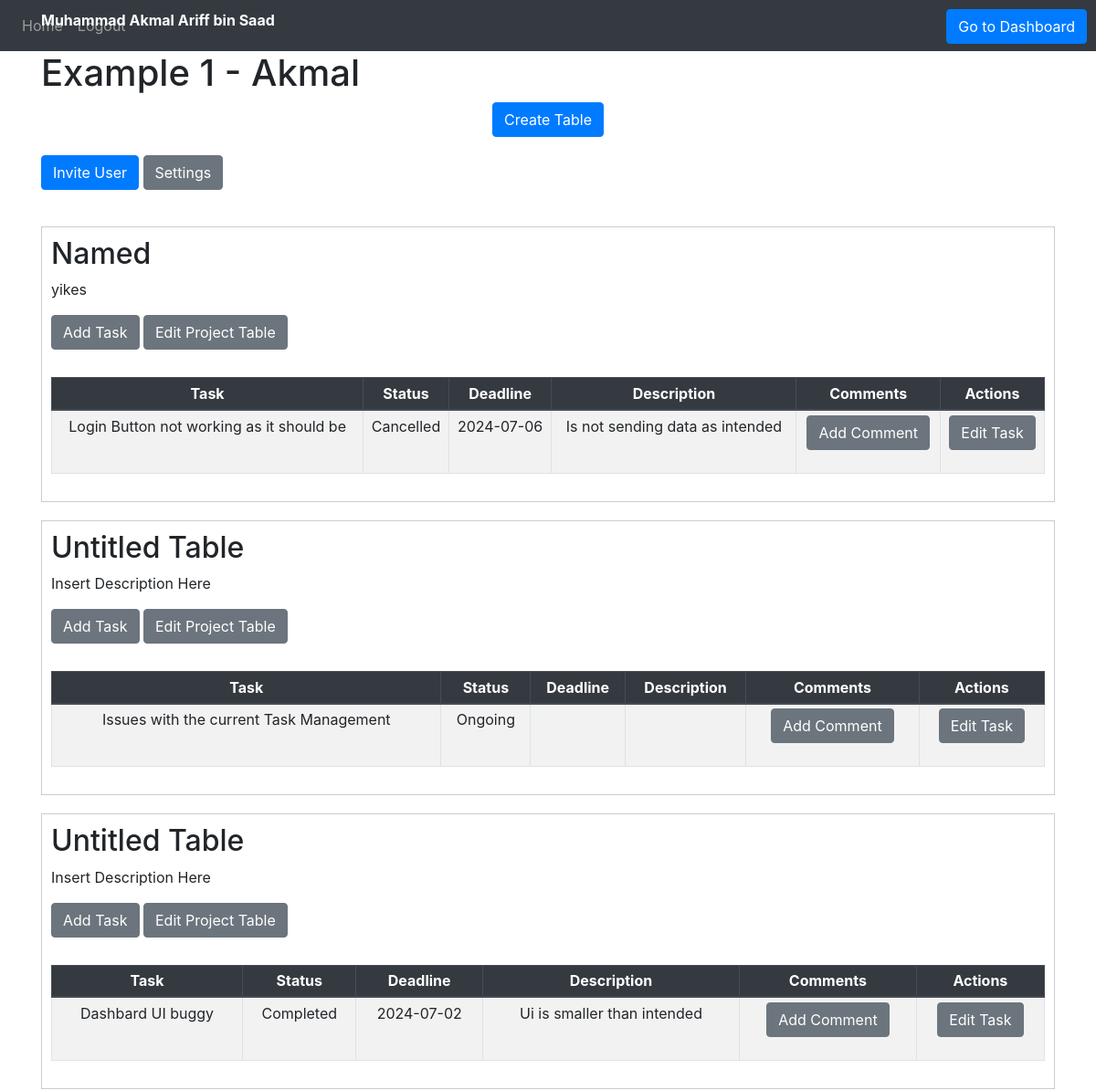
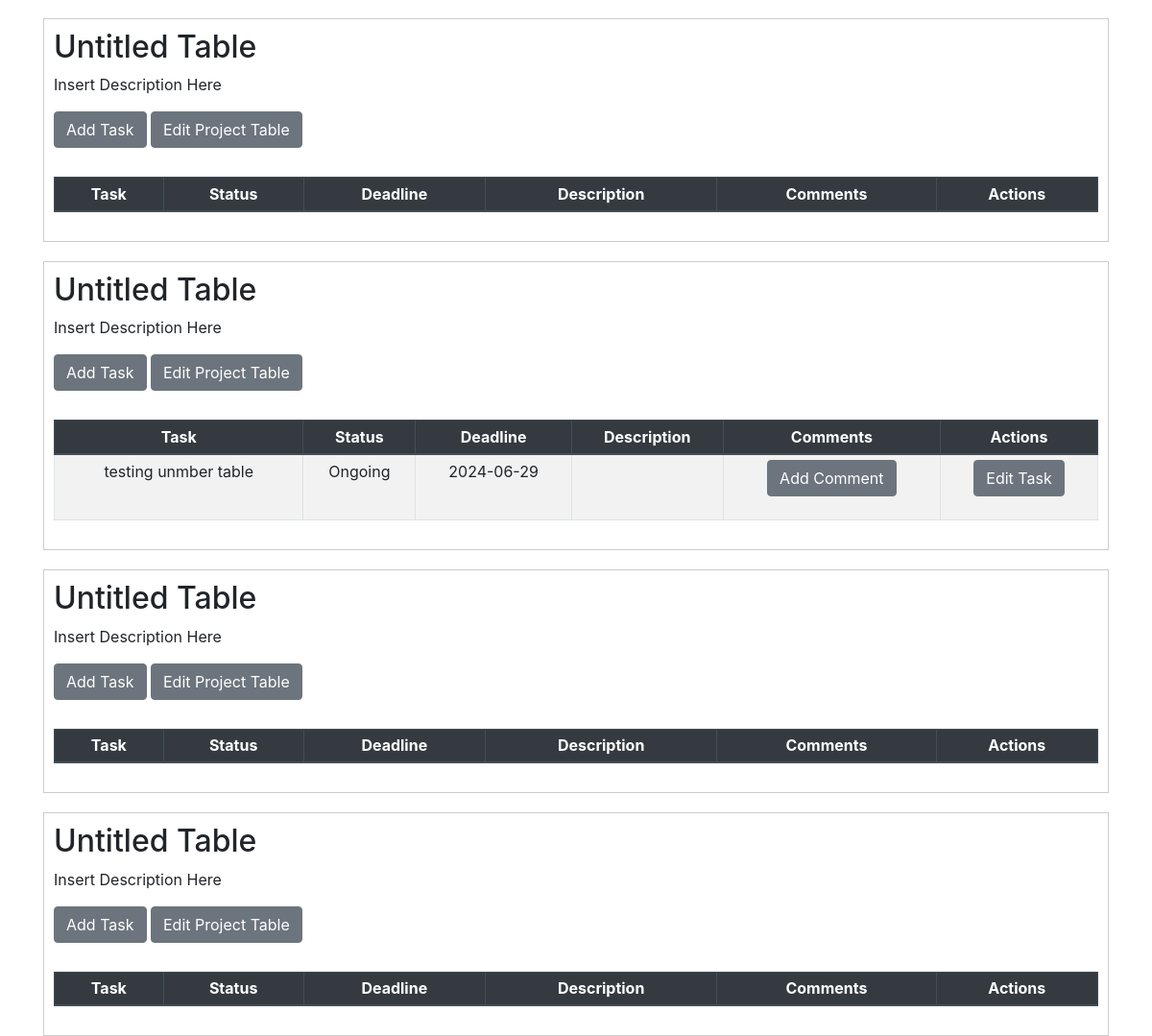
/taskmanagement?project_id=1 (signed in), run on the app's committed database (2 pictures, top to bottom).
### Website/models.py (models this page shows)
class User(db.Model, UserMixin):
    id = db.Column(db.Integer, primary_key=True)
    email = db.Column(db.String(150), unique=True)
    password = db.Column(db.String(150))
    first_name = db.Column(db.String(150))
    notes = db.relationship('Note', foreign_keys='Note.user_id')
    tasks = db.relationship('Task', foreign_keys='Task.user_id')
    comments = db.relationship('Comment', foreign_keys='Comment.user_id')
    project_tables = db.relationship('Projecttable', foreign_keys='Projecttable.user_id')
    project = db.relationship('Project',foreign_keys='Project.user_id')
    shared_project = db.relationship('SharedProject',foreign_keys='SharedProject.shared_user_id')

class Project(db.Model):
    id = db.Column(db.Integer, primary_key=True)
    name = db.Column(db.String(10000))
    description = db.Column(db.String(10000))
    user_id = db.Column(db.Integer, db.ForeignKey('user.id'))
    projecttable = db.relationship('Projecttable', backref='project', foreign_keys='Projecttable.project_id')
    shared_project_id = db.relationship('SharedProject', foreign_keys='SharedProject.project_id')
    shared_project_name = db.relationship('SharedProject', foreign_keys='SharedProject.project_name')

class Projecttable(db.Model):
    id = db.Column(db.Integer, primary_key=True)
    name = db.Column(db.String(10000))
    description = db.Column(db.String(10000))
    user_id = db.Column(db.Integer, db.ForeignKey('user.id'))
    project_id = db.Column(db.Integer, db.ForeignKey('project.id'))
    tasks = db.relationship('Task', backref='projecttable', foreign_keys='Task.projecttable_id')

class Task(db.Model):
    id = db.Column(db.Integer, primary_key=True)
    task_name = db.Column(db.String(10000))
    task_status = db.Column(db.String(10000))
    deadline = db.Column(db.String(10000))
    description = db.Column(db.String(10000))
    user_id = db.Column(db.Integer, db.ForeignKey('user.id'))
    comment_id = db.Column(db.Integer, db.ForeignKey('comment.id'))
    projecttable_id = db.Column(db.Integer, db.ForeignKey('projecttable.id'))
    comment = db.relationship('Comment', backref='Task', foreign_keys='Comment.tasks_id')

### Website/views.py (the view, shortened to what this page needs)
@views.route('/taskmanagement', methods=['GET', 'POST'])
@login_required
def home():
    project_id = request.args.get('project_id')
    if project_id:
        project_id = int(project_id)
    projects = Project.query.filter_by(id=project_id).first()
    projecttables = Projecttable.query.filter_by(project_id=project_id).all()
    shared_projects = SharedProject.query.filter_by(project_id=project_id).all()
    shared_user_ids = [shared_project.shared_user_id for shared_project in shared_projects]
    shared_users = User.query.filter(User.id.in_(shared_user_ids)).all()
    project_tables = Projecttable.query.filter_by(project_id=project_id).all()
    projecttable_id = [projecttable.id for projecttable in project_tables]
    group_task = Task.query.filter(Task.projecttable_id.in_(projecttable_id)).all()
    task_id = [task.id for task in group_task]
    tasks_id = request.args.get('tasks_id')
    comments = Comment.query.filter(Comment.tasks_id.in_(task_id)).all()
    print("Shared Projects:")
    for shared_project in shared_projects:
        print(f"Shared Project ID: {shared_project.project_id}, Name: {shared_project.project_name}")
    return render_template("home.html", user=current_user,project_id = project_id,projecttables=projecttables,
                           shared_projects=shared_projects,shared_users=shared_users,comments=comments,
                           projects=projects)

### Website/__init__.py (called while the page is built)
def create_app():
    app = Flask(__name__, static_folder='static')
    app.config['SECRET_KEY'] = 'hjshjhdjah kjshkjdhjs'
    app.config['SQLALCHEMY_DATABASE_URI'] = f'sqlite:///{DB_NAME}'
    db.init_app(app)
    from .views import views
    from .auth import auth
    app.register_blueprint(views, url_prefix='/')
    app.register_blueprint(auth, url_prefix='/')
    from .models import User, Note
    with app.app_context():
        db.create_all()
    login_manager = LoginManager()
    login_manager.login_view = 'auth.login'
    login_manager.init_app(app)
    @login_manager.user_loader
    def load_user(id):
        return User.query.get(int(id))
    return app

### Website/templates/home.html (shortened to what this page needs)
{% extends "base.html" %}
{% block content %}
<div class="text" style="position: absolute; top: 10px; text-align: center; font-weight: bold; color: white;" >{{user.first_name}}</div>
<h1>{{ projects.name }}</h1>
<ul class="list-group list-group-flush" id="notes">
  <form method="POST">
  <button  class="btn btn-primary" style="position: absolute; top: 10px; right: 10px;" name = "nav_dashboard">Go to Dashboard</button>
  </form>
</ul>
<div>
  <form method="POST">
  <div align="center">
    <button type="submit" class="btn btn-primary" name="create_table">Create Table</button>
  </div>
  </form>
<div>
  <form method="POST">
    {% if shared_users.shared_user_role == "Admin" or current_user.id == projects.user_id%}
      <button type="button" class="btn btn-primary" data-toggle="modal" data-target="#inviteModal">
        Invite User
      </button>
    <button type="button" class="btn btn-secondary" data-toggle="modal" data-target="#settingsModal">
      Settings
    </button>
    {% endif %}
  </form>
</div>
  {% for projecttable in projecttables %}
  {% if projecttable.project_id == project_id %}
  <div style="border: 1px solid #ccc; padding: 10px; margin-top: 20px;">
  <form method="POST">
    <div class="project-table-container">
    <h2>{{ projecttable.name }}</h2>
    <p>{{ projecttable.description }}</p>
    <button type="button" class="btn btn-secondary" data-toggle="modal" data-target="#addTaskModal" onclick="setProjectId({{ projecttable.id }})">Add Task</button>
    <button type="button" class="btn btn-secondary" onclick="editProjectTable('{{ projecttable.id }}', '{{ projecttable.name }}', '{{ projecttable.description }}')"
    data-toggle="modal" data-target="#editProjectTableModal">
      Edit Project Table
    </button>
    <table class="table table-striped table-bordered table-hover table-sm">
      <thead class="thead-dark">
        <tr>
          <th>Task</th>
          <th>Status</th>
          <th>Deadline</th>
          <th>Description</th>
          <th>Comments</th>
          <th>Actions</th>
        </tr>
      </thead>
      <tbody>
        {% for task in projecttable.tasks %}
          <tr>
            <td>{{ task.task_name }}</td>
            <td>{{ task.task_status }}</td>
            <td>{{ task.deadline }}</td>
            <td>{{ task.description }}</td>
            <td>
              <button type="button" class="btn btn-secondary" data-toggle="modal" data-target="#commentModal" onclick="populateComments('{{ task.id }}')">Add Comment</button>
            </td>
            <td>
              <button type="button" class="btn btn-secondary" data-toggle="modal" data-target="#editTaskModal"
                onclick="editTask('{{ task.id }}', '{{ task.task_name }}', '{{ task.task_status }}', '{{ task.deadline }}', '{{ task.description }}')">
                Edit Task
              </button>
            </td>
          </tr>
        {% endfor %}
      </tbody>
    </table>
    </div>
  </form>
  </div>
{% endif %}
{% endfor %}
{% endblock %}

### Website/static/teamtasker.css (style rules this page uses)
table { border-collapse: collapse; margin: 10px 0; width: 80%; }
table, th, td { border: 1px solid black; }
th, td { padding: 8px; text-align: center; }
button { padding: 10px 20px; font-size: 16px; margin-bottom: 20px; }
.project-table-container { margin-bottom: 20px; }

### data on the page
User: first_name "Muhammad Akmal Ariff bin Saad"
Project: name "Example 1 - Akmal"
Projecttable: name "Named", description "yikes"
Task: task_name "Login Button not working as it should be", task_status "Cancelled", deadline "2024-07-06", description "Is not sending data as intended"
Projecttable: name "Untitled Table", description "Insert Description Here"
Task: task_name "Issues with the current Task Management", task_status "Ongoing"
Projecttable: name "Untitled Table", description "Insert Description Here"
Task: task_name "Dashbard UI buggy", task_status "Completed", deadline "2024-07-02", description "Ui is smaller than intended"
Projecttable: name "Untitled Table", description "Insert Description Here"
Projecttable: name "Untitled Table", description "Insert Description Here"
Task: task_name "testing unmber table", task_status "Ongoing", deadline "2024-06-29"
Projecttable: name "Untitled Table", description "Insert Description Here"
Projecttable: name "Untitled Table", description "Insert Description Here"
